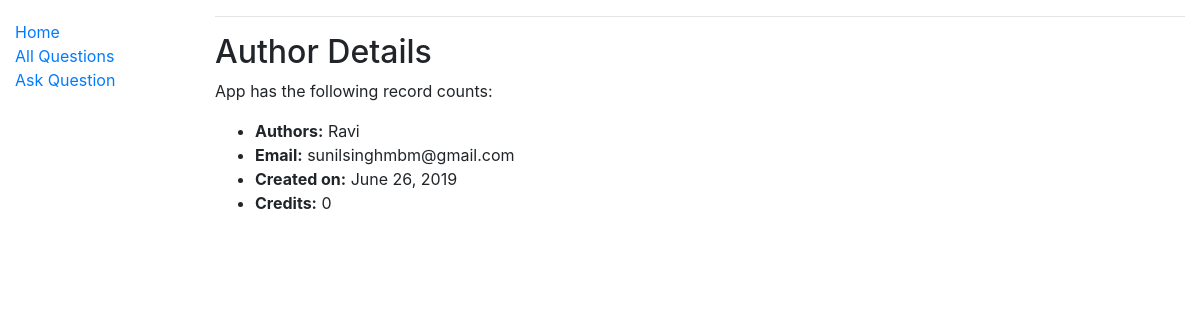
/myquora/author/3, run on an earlier commit of the app's database.
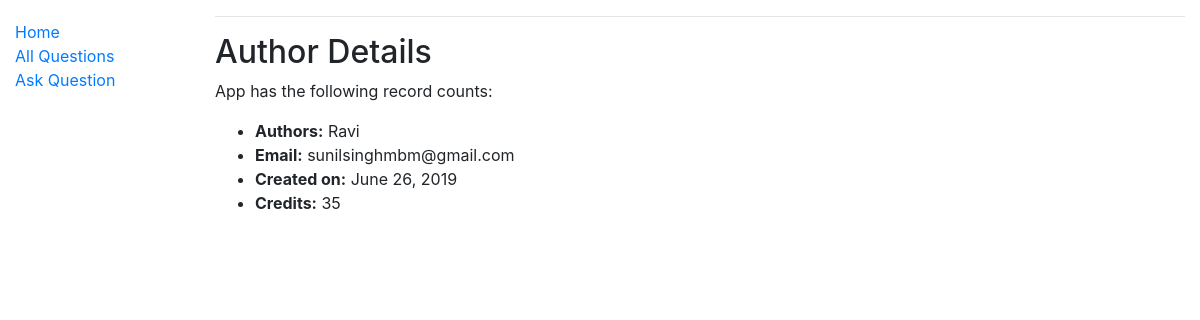
And on a later commit of the database.
### myquora/models.py (models this page shows, shortened)
class Author(models.Model):
    user = models.ForeignKey(User, on_delete=models.CASCADE)
    email = models.EmailField(max_length=70,blank=True)
    date_created = models.DateField(null=True, default=datetime.now())
    credits =  models.IntegerField(default=0)

### myquora/views.py (the view)
# urls.py: path('author/<int:pk>', views.AuthorDetailView.as_view(), name='author-detail'),
class AuthorDetailView(generic.DetailView):
    model = Author
    paginate_by = 3

### myquora/templates/myquora/author_detail.html
{% extends "base_generic.html" %}
{% block content %}
<hr></hr>
<h2>Author Details</h2>
<p>App has the following record counts:</p>
<ul>
        <li><strong>Authors:</strong> {{ author.user.username }}</li>
        <li><strong>Email:</strong> {{ author.email }}</li>
        <li><strong>Created on:</strong> {{ author.date_created }}</li>
        <li><strong>Credits:</strong> {{ author.credits }}</li>
</ul>
{% endblock %}

What changed in the data, as far as the page shows it:
changed Author "sunilsinghmbm@gmail.com": credits "0" → "35"
